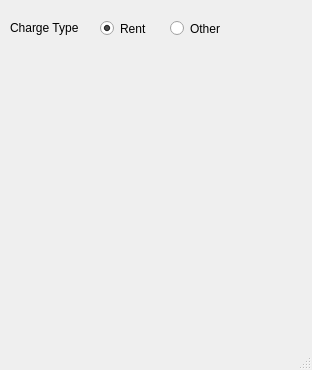
<?xml version="1.0" encoding="UTF-8"?>
<ui version="4.0">
 <class>send_charge</class>
 <widget class="QMainWindow" name="send_charge">
  <property name="geometry">
   <rect>
    <x>0</x>
    <y>0</y>
    <width>312</width>
    <height>370</height>
   </rect>
  </property>
  <property name="windowTitle">
   <string>Rent Manager - Send Charges</string>
  </property>
  <widget class="QWidget" name="centralwidget">
   <widget class="QRadioButton" name="radio_rent">
    <property name="geometry">
     <rect>
      <x>100</x>
      <y>20</y>
      <width>61</width>
      <height>17</height>
     </rect>
    </property>
    <property name="text">
     <string>Rent</string>
    </property>
    <property name="checked">
     <bool>true</bool>
    </property>
   </widget>
   <widget class="QLabel" name="label">
    <property name="geometry">
     <rect>
      <x>10</x>
      <y>20</y>
      <width>71</width>
      <height>16</height>
     </rect>
    </property>
    <property name="text">
     <string>Charge Type</string>
    </property>
   </widget>
   <widget class="QRadioButton" name="radio_other">
    <property name="geometry">
     <rect>
      <x>170</x>
      <y>20</y>
      <width>61</width>
      <height>17</height>
     </rect>
    </property>
    <property name="text">
     <string>Other</string>
    </property>
   </widget>
  </widget>
  <widget class="QStatusBar" name="statusbar"/>
 </widget>
 <resources/>
 <connections/>
</ui>
